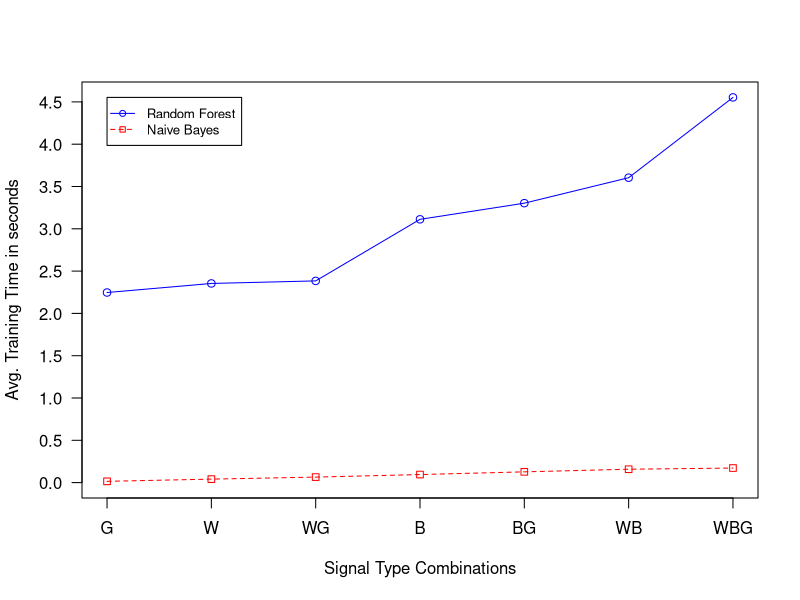

R code for this plot:
rf <- c(2.247, 2.354, 2.384, 3.112, 3.303, 3.604, 4.553)
nb <- c(0.015, 0.041, 0.065, 0.095, 0.127, 0.158, 0.172)

g_range <- range(0, rf, nb)

png("../img/TRAINING_TIME_WEKA.png",500,500)
plot(rf, type="o", col="blue", ylim=g_range, 
   axes=FALSE, ann=FALSE)

axis(1, at=1:7, lab=c("G","W","WG","B","BG","WB","WBG"))
axis(2, las=1, at=c(0.0,0.5,1.0,1.5,2.0,2.5,3.0,3.5,4.0,4.5))

box()

lines(nb, type="o", pch=22, lty=2, col="red")
title(xlab="Signal Type Combinations")
title(ylab="Avg. Training Time in seconds")

legend(1, g_range[2], c("Random Forest","Naive Bayes"), cex=0.8, 
   col=c("blue","red"), pch=21:22, lty=1:2);
graphics.off()
